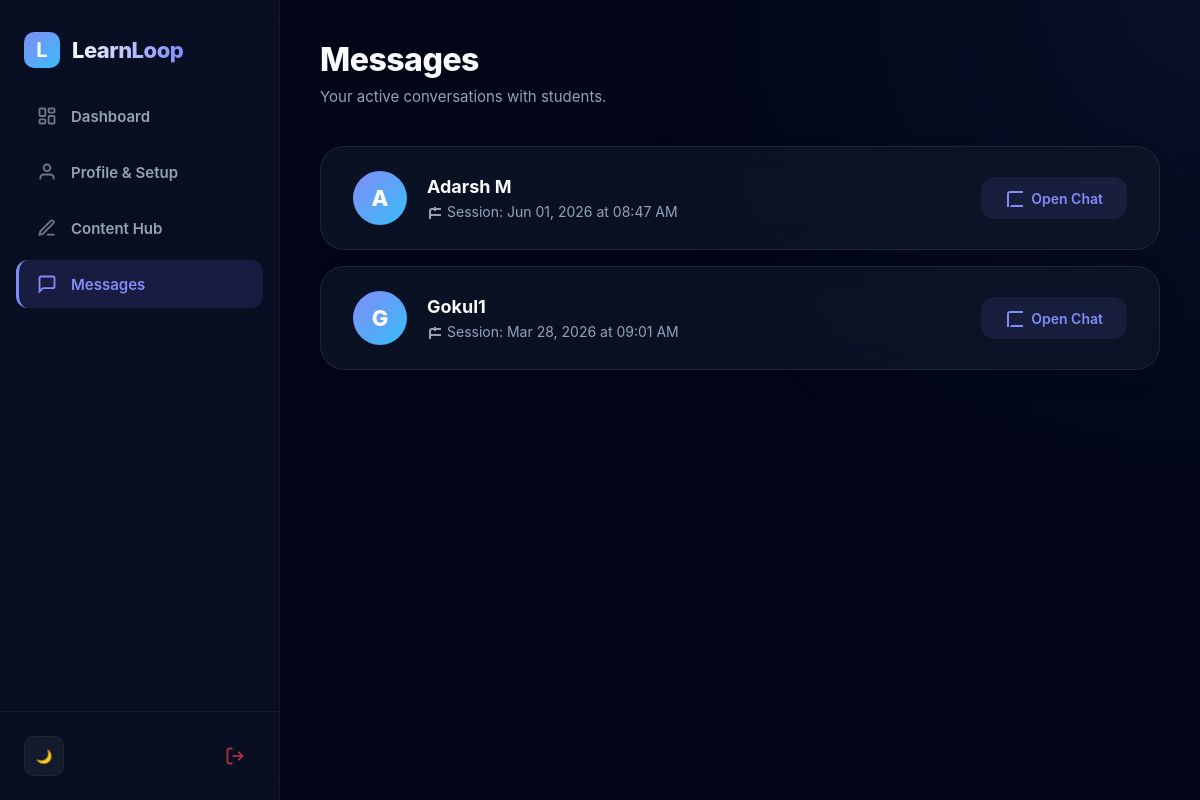
The app's page /chat/inbox/ (signed in) with its own data.
### mentor/models.py (models this page shows, shortened)
class MentorshipSession(models.Model):
    STATUS_CHOICES = [
        ('pending', 'Pending'),
        ('accepted', 'Accepted'),
        ('declined', 'Declined'),
        ('completed', 'Completed'),
        ('cancelled', 'Cancelled'),
    ]
    DURATION_CHOICES = [
        (30, '30 minutes'),
        (60, '60 minutes'),
    ]
    mentor = models.ForeignKey(
        CustomUser,
        on_delete=models.CASCADE,
        related_name='mentor_sessions',
        limit_choices_to={'role': 'mentor'}
    )
    student = models.ForeignKey(
        CustomUser,
        on_delete=models.CASCADE,
        related_name='student_sessions'
    )
    scheduled_date = models.DateField()
    scheduled_time = models.TimeField()
    duration = models.IntegerField(choices=DURATION_CHOICES, default=30)
    fee_amount = models.IntegerField(default=0)
    status = models.CharField(max_length=20, choices=STATUS_CHOICES, default='pending')
    topic = models.CharField(max_length=200, blank=True, null=True)
    notes = models.TextField(blank=True, null=True)  # ✅ Changed from 'note' to 'notes'
    meeting_link = models.URLField(blank=True, null=True)
    created_at = models.DateTimeField(auto_now_add=True)
    updated_at = models.DateTimeField(auto_now=True)
    completed_at = models.DateTimeField(blank=True, null=True)
    class Meta:
        verbose_name = "Mentorship Session"
        verbose_name_plural = "Mentorship Sessions"
        ordering = ['-scheduled_date', '-scheduled_time']

### accounts/models.py (models this page shows, shortened)
class CustomUser(AbstractUser):
    ROLE_CHOICES = (
        ('user', 'User'),
        ('mentor', 'Mentor'),
        ('Admin', 'Admin'),
    )
    role = models.CharField(
        max_length=10,
        choices=ROLE_CHOICES,
        default='user'
    )
    phone_regex = RegexValidator(
    regex=r'^[9876]\d{9}$',
    message="Phone number must be a 10-digit number and start with 9, 8, 7, or 6."
    )
    phone_number = models.CharField(
        max_length=10,
        blank=True,
        null=True,
        validators=[phone_regex],
        unique=True,
        help_text='Enter 10 digit phone number'
    )
    previous_experience = models.BooleanField(blank=True, null=True,verbose_name="Previous Experience")
    is_approved=models.BooleanField(default=False)
    GENDER_CHOICES = [
        ('male', 'Male'),
        ('female', 'Female'),
        ('other', 'Other'),
        ('prefer_not_to_say', 'Prefer not to say'),
    ]
    gender = models.CharField(
        max_length=20,
        choices=GENDER_CHOICES,
        blank=False,
        null=False
    )
    profile_photo = models.ImageField(upload_to='profile_photos/', blank=False, null=True)
    education = models.CharField(max_length=200, blank=True, null=True)
    career_domain = models.CharField(max_length=100, blank=True, null=True)
    profession = models.CharField(max_length=100, blank=False, null=True)
    experience_years = models.PositiveIntegerField(
        null=True,
        blank=False,
    )
    expertise = models.CharField(
        blank=False,
        null=True,
        max_length=100,
    )
    bio = models.CharField(
        blank=False,
        null=True,
    )
    linkedin = models.URLField(blank=True, null=True)
    portfolio = models.URLField(blank=True, null=True)
    available_days = models.JSONField(default=list)  # ["mon", "wed", "fri"]
    available_from = models.TimeField(default="09:00")
    available_to = models.TimeField(default="17:00")
    session_duration = models.CharField(
        max_length=10,
        choices=[
            ('30', '30 Minutes'),
            ('60', '60 Minutes'),
        ],null=True, blank=False
    )
    intro_video = models.FileField(upload_to="mentor_videos/", blank=True, null=True)
    created_at = models.DateTimeField(
        auto_now_add=True,
        null=True
    )

### chat/views.py (the view, shortened to what this page needs)
# urls.py: path('inbox/', views.chat_inbox, name='chat_inbox'),
@login_required
def chat_inbox(request):
    if request.user.role == 'mentor':
        sessions = MentorshipSession.objects.filter(
            mentor=request.user,
            status__in=['accepted', 'completed']
        ).select_related('student').order_by('-updated_at')
        unique_sessions = []
        seen_users = set()
        for session in sessions:
            if session.student_id not in seen_users:
                unique_sessions.append(session)
                seen_users.add(session.student_id)
        sessions_to_display = unique_sessions
        base_template = 'dashboard/mentorbase.html'
    context = {
        'sessions': sessions_to_display,
        'base_template': base_template
    }
    return render(request, 'chat/chat_inbox.html', context)

### chat/templates/chat/chat_inbox.html (shortened to what this page needs)
{% extends base_template %}
{% block content %}
<div class="inbox-page">
    <div class="inbox-header">
        <h1>Messages</h1>
        <p>Your active conversations with {% if request.user.role == 'mentor' %}students{% else %}mentors{% endif %}.</p>
    </div>
    <div class="chat-list">
        {% for session in sessions %}
        <div class="chat-item">
            <div class="chat-info">
                <div class="chat-avatar">
                    {% if request.user.role == 'mentor' %}
                        {{ session.student.username.0|upper }}
                    {% else %}
                        {{ session.mentor.username.0|upper }}
                    {% endif %}
                </div>
                <div class="chat-details">
                    <h4>
                        {% if request.user.role == 'mentor' %}
                            {{ session.student.first_name }} {{ session.student.last_name|default:'' }}
                            {% if not session.student.first_name %}{{ session.student.username }}{% endif %}
                        {% else %}
                            {{ session.mentor.first_name }} {{ session.mentor.last_name|default:'' }}
                            {% if not session.mentor.first_name %}{{ session.mentor.username }}{% endif %}
                        {% endif %}
                    </h4>
                    <p>
                        <svg width="14" height="14" fill="none" stroke="currentColor" stroke-width="2"><rect x="3" y="4" width="18" height="18" rx="2" ry="2"/><line x1="16" y1="2" x2="16" y2="6"/><line x1="8" y1="2" x2="8" y2="6"/><line x1="3" y1="10" x2="21" y2="10"/></svg>
                        Session: {{ session.scheduled_date|date:"M d, Y" }} at {{ session.scheduled_time|time:"h:i A" }}
                    </p>
                </div>
            </div>
            <a href="{% url 'chat_room' session.id %}" class="chat-action">
                <svg width="18" height="18" fill="none" stroke="currentColor" stroke-width="2"><path d="M21 15a2 2 0 0 1-2 2H7l-4 4V5a2 2 0 0 1 2-2h14a2 2 0 0 1 2 2z"/></svg>
                Open Chat
            </a>
        </div>
        {% empty %}
        <div class="empty-state">
            <span class="icon">💬</span>
            No active conversations right now.
        </div>
        {% endfor %}
    </div>
</div>
{% endblock %}

### chat/templates/chat/chat_inbox.html (style rules this page uses)
.inbox-page { max-width: 1000px; margin: 0 auto; padding: 40px; }
.inbox-header { margin-bottom: 40px; }
.inbox-header h1 { font-size: 32px; font-weight: 800; margin-bottom: 8px; color: var(--text-primary); letter-spacing: -0.5px; }
.inbox-header p { color: var(--text-muted); font-size: 15px; margin: 0; }
.chat-list { display: flex; flex-direction: column; gap: 16px; }
.chat-item { background: var(--card-bg); border: 1px solid var(--card-border); backdrop-filter: blur(16px); border-radius: 24px; padding: 24px 32px; display: flex; align-items: center; justify-content: space-between; transition: all 0.2s ease; box-shadow: 0 10px 30px rgba(0,0,0,0.05); }
.chat-info { display: flex; align-items: center; gap: 20px; }
.chat-avatar { width: 54px; height: 54px; border-radius: 50%; background: linear-gradient(135deg, var(--brand-color), #38bdf8); display: grid; place-items: center; color: white; font-weight: 800; font-size: 22px; flex-shrink: 0; }
.chat-details h4 { margin: 0 0 6px 0; color: var(--text-primary); font-size: 18px; font-weight: 700; }
.chat-details p { margin: 0; color: var(--text-muted); font-size: 14px; display: flex; align-items: center; gap: 6px; }
.chat-action { background: rgba(129, 140, 248, 0.1); color: var(--brand-color); padding: 12px 24px; border-radius: 14px; font-weight: 600; font-size: 14px; text-decoration: none; transition: all 0.2s; display: inline-flex; align-items: center; gap: 8px; }

### accounts/templates/dashboard/mentorbase.html (style rules this page uses)
* { margin: 0; padding: 0; box-sizing: border-box; font-family: 'Inter', 'Segoe UI', sans-serif; }
:root { --bg-gradient: #020617; --text-primary: #f8fafc; --text-muted: #94a3b8; --sidebar-bg: rgba(15, 23, 42, 0.6); --sidebar-border: rgba(255, 255, 255, 0.05); --brand-color: #818cf8; --brand-glow: rgba(129, 140, 248, 0.5); --nav-item-bg: transparent; --nav-item-hover: rgba(255, 255, 255, 0.05); --nav-item-active: rgba(99, 102, 241, 0.15); --nav-item-active-border: #818cf8; --card-bg: rgba(15, 23, 42, 0.7); --card-border: rgba(255, 255, 255, 0.08); --item-bg: rgba(30, 41, 59, 0.5); --title-color: #e2e8f0; }
body { background: var(--bg-gradient); color: var(--text-primary); min-height: 100vh; display: flex; overflow-x: hidden; }
body::before { content: ''; position: fixed; top: 0; left: 0; right: 0; bottom: 0; background-image: radial-gradient(circle at top right, var(--brand-glow), transparent 40%); opacity: 0.15; pointer-events: none; z-index: -1; }

### records on screen
MentorshipSession: student.username.0 "A", student.first_name "Adarsh", student.last_name "M", scheduled_date "Jun 01, 2026", scheduled_time "08:47 AM"
MentorshipSession: student.username.0 "G", student.username "Gokul1", scheduled_date "Mar 28, 2026", scheduled_time "09:01 AM"
